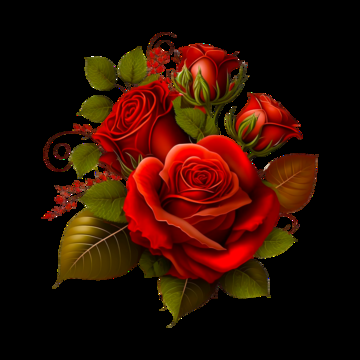
#> input picture code/sample1.png, 360 x 360 px
$ python assignment3.py
#> lines starting #> are read from the running program, lines starting #| are printed output that depends on the picture
import cv2
img1 = cv2.imread("sample1.png")
#> img1 is the input picture: shape (360, 360, 3); mean B, G, R 2.4, 13.8, 45.3
cv2.imshow("Red rose", img1)
cv2.imwrite("Rose.png",img1)
img2 = cv2.imread("sample2.jpg")
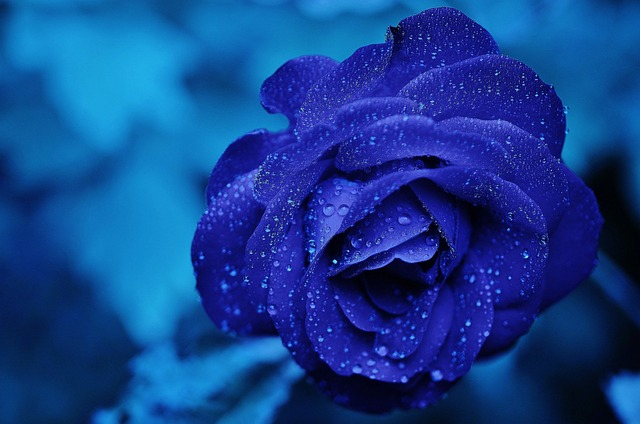
#> input picture code/sample2.jpg, 640 x 424 px
#> img2 is the input picture: shape (424, 640, 3); mean B, G, R 143.7, 64.4, 18.7
print(img2.shape)
#| (424, 640, 3)
print(img2.size)
#| 814080
print(img2.dtype)
#| uint8
grayImg = cv2.cvtColor(img2, cv2.COLOR_BGR2GRAY)
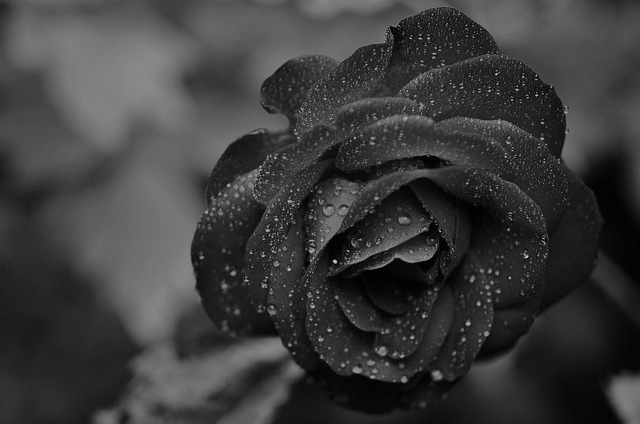
#> grayImg: shape (424, 640); min 0, max 217, mean 59.8
cv2.imwrite("GrayImage.jpg", grayImg)
cv2.imshow("Original", img2)
cv2.imshow("GrayImage", grayImg)
cv2.waitKey(0)
cv2.destroyAllWindows()
